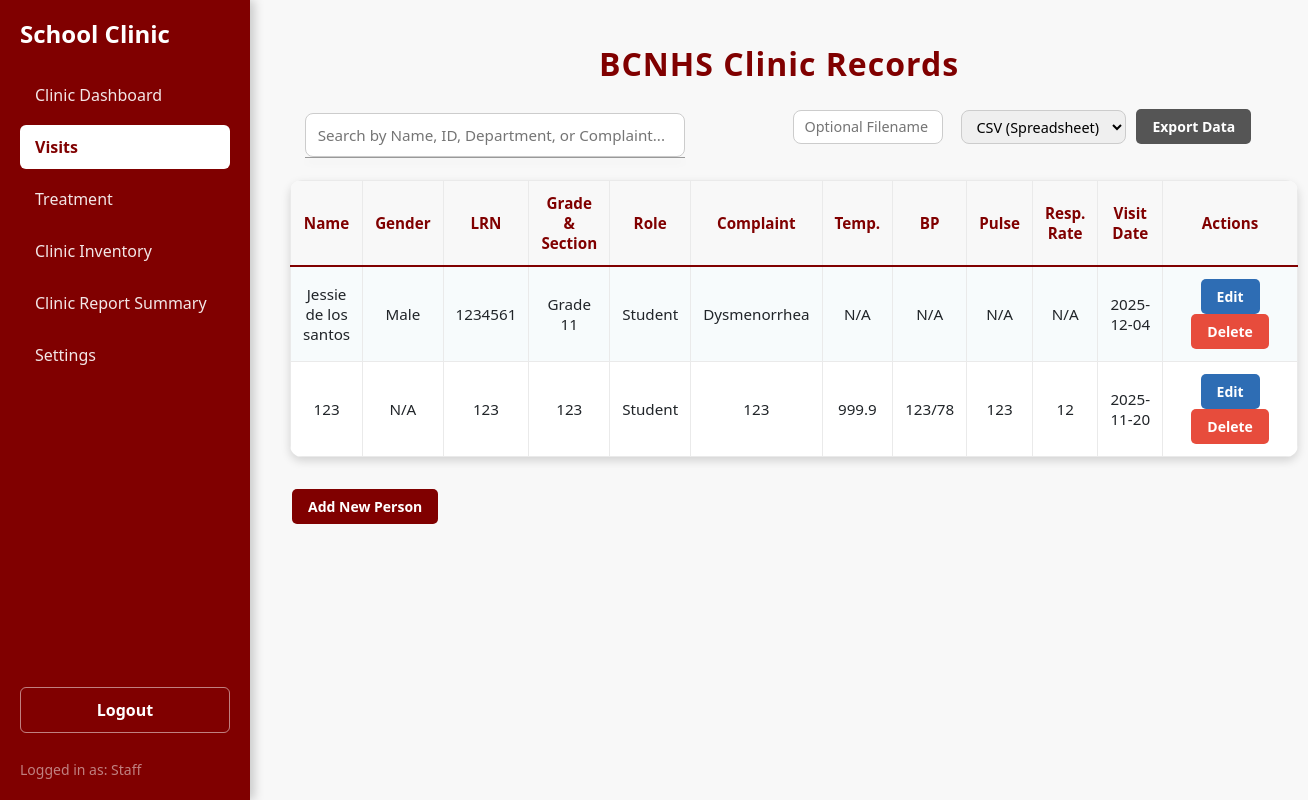
The app's page /studentRecords/index.php (signed in) with its own data.
### tables this page shows
CREATE TABLE `studentrecord` (
  `ID` int(11) NOT NULL,
  `name` varchar(32) NOT NULL,
  `idNum` int(11) NOT NULL,
  `gender` varchar(10) DEFAULT NULL,
  `role` varchar(50) NOT NULL DEFAULT 'Student',
  `department` varchar(30) NOT NULL,
  `section` varchar(50) DEFAULT NULL,
  `complaint` varchar(255) NOT NULL,
  `visitDate` date NOT NULL
);

### studentRecords/oop.php (called while the page is built, shortened)
<?php
class oop_class {
    private $conn;
    function __construct(){
        try {
            $connection = "mysql:host=" . SERVER . ";dbname=" . DBNAME . ";charset=utf8";
            $this->conn = new PDO($connection, USER, PASS);
            $this->conn->setAttribute(PDO::ATTR_ERRMODE, PDO::ERRMODE_EXCEPTION);
        } catch (PDOException $e) {
            echo "<script>alert('Connection Failed');</script>";
        }
    }
    public function show_data(){
        $select = "SELECT
            sr.*,
            sr.role,  /* Ensuring role is included explicitly */
            sv.temperature,
            sv.bloodPressure,
            sv.pulse,
            sv.respiratoryRate,
            sv.vitalDate
        FROM studentrecord sr
        LEFT JOIN student_vitals sv ON sr.ID = sv.studentID
            AND sv.vitalDate = (
                -- Subquery to find the MAX (most recent) vital date for this student
                SELECT MAX(vitalDate)
                FROM student_vitals sv2
                WHERE sv2.studentID = sr.ID
            )
        ORDER BY sr.visitDate DESC";
        $stmt = $this->conn->prepare($select);
        $stmt->execute();
        return $stmt->fetchAll(PDO::FETCH_ASSOC);
    }
}
?>

### studentRecords/index.php (the view, shortened to what this page needs)
<?php
include 'oop.php';
$student = new oop_class();
include '../sidebar/sidebar.php';
$searchTerm = $_GET['search'] ?? '';
$page_title = 'BCNHS Clinic Records';
if (!empty($searchTerm)) {
    $data = $student->search_studentRecords($searchTerm);
    $page_title = 'Search Results for: ' . htmlspecialchars($searchTerm);
} else {
    $data = $student->show_data();
}
?>
<!DOCTYPE html>
<html lang="en">
<head>
</head>
<body>
<div class="main-content">
    <h2 style="margin-top: 15px;"><?= $page_title ?></h2>
    <div class="action-bar">
        <div class="search-input-container">
            <input type="text"
                   id="search_input"
                   name="search"
                   placeholder="Search by Name, ID, Department, or Complaint..."
                   value="<?= htmlspecialchars($searchTerm) ?>"
                   oninput="showSearchRecord(this.value);"
                   onkeydown="handleSearchKeyPress(event);"
                   autocomplete="off">
            <div id="searchResultArea"></div>
        </div>
        <form method="GET" action="export.php">
            <input type="text"
                   name="filename"
                   id="filename-input"
                   class="filename-input"
                   placeholder="Optional Filename">
            <select name="format" id="export-format-select" class="export-select">
                <option value="csv">CSV (Spreadsheet)</option>
            </select>
            <button type="submit" class="btn update-btn"
                    style="background-color: #555;"
                    onclick="return confirm('Exporting all student records now. Continue?');">
                Export Data
            </button>
        </form>
    </div>
    <?php if (empty($data) && !empty($searchTerm)): ?>
        <div style="padding: 50px; text-align: center;">
            <h1>No Records Found for "<?= htmlspecialchars($searchTerm) ?>"</h1>
            <p>Please try a different search term or <a href="index.php">clear the search filter</a></p>
        </div>
    <?php else: ?>
        <table>
            <tr>
                <th>Name</th>
                <th>Gender</th>
                <th>LRN</th>
                <th>Grade & Section</th>
                <th>Role</th>
                <th>Complaint</th>
                <th>Temp.</th>
                <th>BP</th>
                <th>Pulse</th>
                <th>Resp. Rate</th>
                <th>Visit Date</th>
                <th class="table-actions">Actions</th>
            </tr>
            <?php if(count($data)): ?>
                <?php foreach ($data as $row): ?>
                    <tr>
                        <td><?= htmlspecialchars($row['name'] ?? 'N/A') ?></td>
                        <td><?= htmlspecialchars($row['gender'] ?? 'N/A') ?></td>
                        <td><?= htmlspecialchars($row['idNum'] ?? 'N/A') ?></td>
                        <td><?= htmlspecialchars($row['department'] ?? 'N/A') ?></td>
                        <td><?= htmlspecialchars($row['role'] ?? 'N/A') ?></td>
                        <td><?= htmlspecialchars($row['complaint'] ?? 'N/A') ?></td>
                        <td><?= htmlspecialchars($row['temperature'] ?? 'N/A') ?></td>
                        <td><?= htmlspecialchars($row['bloodPressure'] ?? 'N/A') ?></td>
                        <td><?= htmlspecialchars($row['pulse'] ?? 'N/A') ?></td>
                        <td><?= htmlspecialchars($row['respiratoryRate'] ?? 'N/A') ?></td>
                        <td><?= htmlspecialchars($row['visitDate'] ?? 'N/A') ?></td>
                        <td>
                            <a href="update.php?id=<?= $row['ID'] ?? '' ?>" class="btn update-btn">Edit</a>
                            <a href="delete.php?id=<?= $row['ID'] ?? '' ?>" class="btn delete-btn"
                               onclick="return confirmDeletion(event, '<?= $row['ID'] ?? '' ?>');">Delete</a>
                        </td>
                    </tr>
                <?php endforeach; ?>
            <?php else: ?>
                <tr>
                    <td colspan="11" style="color:#b53d3d;font-weight:bold;">No Clinic Records Found.</td>
                </tr>
            <?php endif; ?>
        </table>
    <?php endif; ?>
    <a href="add.php" class="btn add-btn">Add New Person</a>
</div>
</body>
</html>

### sidebar/sidebar.php (style rules this page uses)
:root { --primary-maroon: #800000; --light-bg: #f8f8f8; }

### studentRecords/index.php (style rules this page uses)
:root { --primary-maroon: #800000; --light-bg: #f8f8f8; --box-shadow: 0 4px 10px rgba(0, 0, 0, 0.15); }
body { margin: 0; font-family: 'Segoe UI', Tahoma, Geneva, Verdana, sans-serif; background: var(--light-bg); }
.main-content { margin-left: 250px; padding: 30px 40px 0 40px; background: var(--light-bg); min-height: 100vh; }
h2 { margin-bottom: 26px; color: var(--primary-maroon); letter-spacing: 1px; text-align: center; font-weight: 600; }
.action-bar { margin: 15px auto 20px auto; width: 97%; display: flex; justify-content: space-between; align-items: center; }
.search-input-container { position: relative; width: 380px; }
#search_input { width: 100%; padding: 10px 12px; border-radius: 8px; border: 1px solid #ccc; font-size: 0.95rem; box-sizing: border-box; }
#searchResultArea { position: absolute; width: 100%; top: 100%; z-index: 1000; background: #fff; border: 1px solid #999; border-top: none; box-shadow: 0 4px 8px rgba(0,0,0,0.1); }
.action-bar form { display: flex; align-items: center; gap: 8px; }
.export-select, .filename-input { padding: 6px 10px; border-radius: 8px; font-size: 0.9rem; border: 1px solid #ccc; height: 34px; vertical-align: top; }
.filename-input { width: 150px; margin-right: 10px; display: none; }
table { width: 97%; border-collapse: collapse; margin: 0 auto 18px auto; background: #fff; border-radius: 12px; overflow: hidden; box-shadow: var(--box-shadow); }
th, td { border: 1px solid #eaeaea; padding: 12px 12px; text-align: center; font-size: 0.95rem; }
th { background: var(--light-bg); color: var(--primary-maroon); font-weight: 700; border-bottom: 2px solid var(--primary-maroon); }
tr:nth-child(even) { background: #f7fbfc; }
.btn { padding: 7px 16px; border-radius: 5px; font-size: 14px; text-decoration: none; color: #fff !important; display: inline-block; margin: 0 2px; font-weight: 600; transition: background 0.15s; border: none; }
.btn.add-btn { background-color: var(--primary-maroon); color: #fff; margin-bottom: 0; margin-right: 10px; margin-top: 14px; }
.btn.update-btn { background-color: #2e6db4; }
.btn.delete-btn { background-color: #e74c3c; }
.table-actions { white-space: nowrap; min-width: 135px; text-align: center; }

### records on screen
studentrecord: name "Jessie de los santos", gender "Male", idNum "1234561", department "Grade 11", role "Student", complaint "Dysmenorrhea", temperature "N/A", bloodPressure "N/A", pulse "N/A", respiratoryRate "N/A", visitDate "2025-12-04"
studentrecord: name "123", gender "N/A", idNum "123", department "123", role "Student", complaint "123", temperature "999.9", bloodPressure "123/78", pulse "123", respiratoryRate "12", visitDate "2025-11-20"

### other values on screen
$role "Staff"
$page_title "BCNHS Clinic Records"
